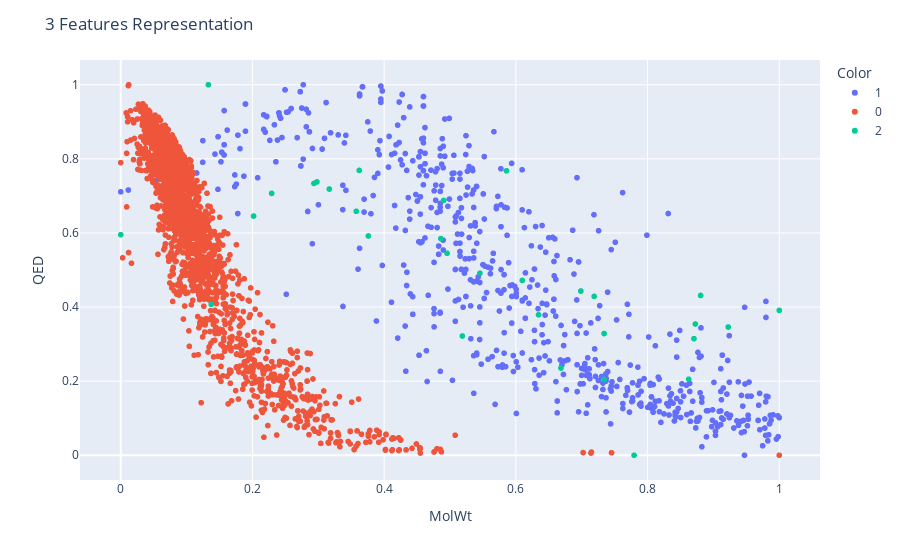

Source (notebook cell):
### Code cell
fig1 = px.scatter(ALL, x="MolWt", y="QED", color="Color")
fig1.update_layout(title="3 Features Representation")
fig1.show()

### Figure 1 — Plotly figure (JSON) as saved in the notebook; plotly's stock layout.template omitted (floating-point values rounded to 4 significant figures; data arrays with more than 128 entries replaced by an {"elided": "..."} marker saying what was removed)
{"data": [{"hovertemplate": "Color=1<br>MolWt=%{x}<br>QED=%{y}<extra></extra>", "legendgroup": "1", "marker": {"color": "#636efa", "symbol": "circle"}, "mode": "markers", "name": "1", "showlegend": true, "type": "scattergl", "x": {"elided": "710 float values"}, "xaxis": "x", "y": {"elided": "710 float values"}, "yaxis": "y"}, {"hovertemplate": "Color=0<br>MolWt=%{x}<br>QED=%{y}<extra></extra>", "legendgroup": "0", "marker": {"color": "#EF553B", "symbol": "circle"}, "mode": "markers", "name": "0", "showlegend": true, "type": "scattergl", "x": {"elided": "2366 float values"}, "xaxis": "x", "y": {"elided": "2366 float values"}, "yaxis": "y"}, {"hovertemplate": "Color=2<br>MolWt=%{x}<br>QED=%{y}<extra></extra>", "legendgroup": "2", "marker": {"color": "#00cc96", "symbol": "circle"}, "mode": "markers", "name": "2", "showlegend": true, "type": "scattergl", "x": [0.2018, 0.2979, 0, 0.2291, 0.133, 0.4861, 0.1373, 0.3621, 0.5858, 0.7795, 0.2934, 0.3576, 0.4903, 0.6685, 1, 0.8625, 0.8705, 0.376, 0.6097, 0.8805, 0.3168, 0.6345, 0.5455, 0.4955, 0.8726, 0.734, 0.734, 0.6987, 0.7189, 0.9225, 0.5187, 0.6987], "xaxis": "x", "y": [0.6456, 0.7377, 0.5953, 0.7068, 1.0, 0.5846, 0.4074, 0.7688, 0.7677, 0, 0.7336, 0.6585, 0.6876, 0.2354, 0.391, 0.2052, 0.3147, 0.5919, 0.4719, 0.4313, 0.7186, 0.3792, 0.4914, 0.5453, 0.3542, 0.2045, 0.3285, 0.4431, 0.4288, 0.3462, 0.3218, 0.4431], "yaxis": "y"}], "layout": {"legend": {"title": {"text": "Color"}, "tracegroupgap": 0}, "margin": {"t": 60}, "title": {"text": "3 Features Representation"}, "xaxis": {"anchor": "y", "domain": [0, 1], "title": {"text": "MolWt"}}, "yaxis": {"anchor": "x", "domain": [0, 1], "title": {"text": "QED"}}}}
